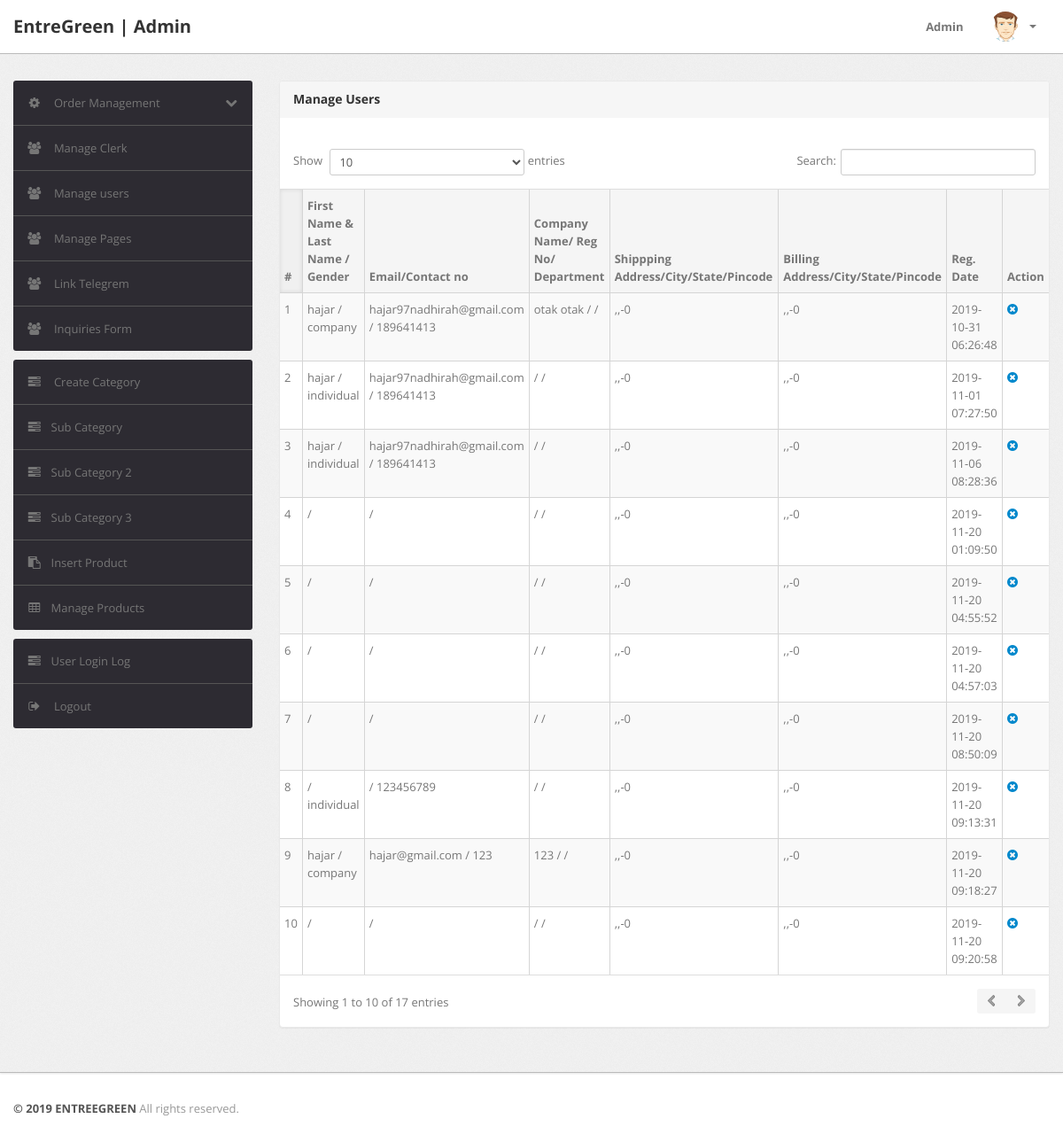
The app's page /Admin/manage-users.php (signed in) with its own data.
### tables this page shows
CREATE TABLE `users` (
  `id` int(11) NOT NULL,
  `first_name` varchar(255) NOT NULL,
  `last_name` varchar(255) NOT NULL,
  `email` varchar(255) NOT NULL,
  `contactno` varchar(12) NOT NULL,
  `gender` varchar(20) NOT NULL,
  `details` varchar(20) NOT NULL,
  `companyname` varchar(100) NOT NULL,
  `password` varchar(255) NOT NULL,
  `ssm` varchar(255) NOT NULL,
  `department` varchar(255) NOT NULL,
  `shippingAddress` longtext NOT NULL,
  `shippingState` varchar(255) NOT NULL,
  `shippingCity` varchar(255) NOT NULL,
  `shippingPincode` int(11) NOT NULL,
  `billingAddress` longtext NOT NULL,
  `billingState` varchar(255) NOT NULL,
  `billingCity` varchar(255) NOT NULL,
  `billingPincode` int(11) NOT NULL,
  `regDate` timestamp NOT NULL DEFAULT current_timestamp(),
  `updationDate` varchar(255) NOT NULL
);

### Admin/manage-users.php (the view, shortened to what this page needs)
<?php
include('include/config.php');
if(strlen($_SESSION['alogin'])==0)
	{
header('location:index.php');
}
else{
?>
<!DOCTYPE html>
<html lang="en">
<head>
	<link type="text/css" href="bootstrap/css/bootstrap.min.css" rel="stylesheet">
	<link type="text/css" href="bootstrap/css/bootstrap-responsive.min.css" rel="stylesheet">
	<link type="text/css" href="css/theme.css" rel="stylesheet">
	<link type="text/css" href="images/icons/css/font-awesome.css" rel="stylesheet">
</head>
<body>
<?php include('include/header.php');?>
	<div class="wrapper">
		<div class="container">
			<div class="row">
<?php include('include/sidebar.php');?>
			<div class="span9">
					<div class="content">
	<div class="module">
							<div class="module-head">
								<h3>Manage Users</h3>
							</div>
							<div class="module-body table">
									<br />
								<table cellpadding="0" cellspacing="0" border="0" class="datatable-1 table table-bordered table-striped	 display" width="100%">
									<thead>
										<tr>
											<th>#</th>
											<th>First Name & Last Name / Gender</th>
											<th>Email/Contact no </th>
											<th>Company Name/ Reg No/ Department</th>
											<th>Shippping Address/City/State/Pincode </th>
											<th>Billing Address/City/State/Pincode </th>
											<th>Reg. Date </th>
											<th>Action</th>
										</tr>
									</thead>
									<tbody>
<?php $query=$mysqli->query("select * from users");
$cnt=1;
while($row=$query->fetch_array())
{
?>
										<tr>
											<td><?php echo htmlentities($cnt);?></td>
											<td><?php echo htmlentities($row['first_name']."  ".$row['last_name']." / ".$row['gender']);?></td>
											<td><?php echo htmlentities($row['email']." / ".$row['contactno']);?></td>
											<td><?php echo htmlentities($row['companyname']." / ".$row['ssm']." / ".$row['department']);?></td>
											<td><?php echo htmlentities($row['shippingAddress'].",".$row['shippingCity'].",".$row['shippingState']."-".$row['shippingPincode']);?></td>
											<td><?php echo htmlentities($row['billingAddress'].",".$row['billingCity'].",".$row['billingState']."-".$row['billingPincode']);?></td>
											<td><?php echo htmlentities($row['regDate']);?></td>
											<td>
											<a href="manage-users.php?id=<?php echo $row['id']?>&del=delete" onClick="return confirm('Are you sure you want to delete?')"><i class="icon-remove-sign"></i></a></td>
										<?php $cnt=$cnt+1; } ?>
								</table>
							</div>
						</div>
					</div>
				</div>
			</div>
		</div>
	</div>
<?php include('include/footer.php');?>
</body>
<?php } ?>

### records on screen
users: first_name+last_name+gender "hajar / company", email+contactno "hajar97nadhirah@gmail.com / 189641413", companyname+ssm+department "otak otak / /", shippingAddress+shippingCity+shippingState ",,-0", billingAddress+billingCity+billingState ",,-0", regDate "2019-10-31 06:26:48"
users: first_name+last_name+gender "hajar / individual", email+contactno "hajar97nadhirah@gmail.com / 189641413", companyname+ssm+department "/ /", shippingAddress+shippingCity+shippingState ",,-0", billingAddress+billingCity+billingState ",,-0", regDate "2019-11-01 07:27:50"
users: first_name+last_name+gender "hajar / individual", email+contactno "hajar97nadhirah@gmail.com / 189641413", companyname+ssm+department "/ /", shippingAddress+shippingCity+shippingState ",,-0", billingAddress+billingCity+billingState ",,-0", regDate "2019-11-06 08:28:36"
users: first_name+last_name+gender "/", email+contactno "/", companyname+ssm+department "/ /", shippingAddress+shippingCity+shippingState ",,-0", billingAddress+billingCity+billingState ",,-0", regDate "2019-11-20 01:09:50"
users: first_name+last_name+gender "/", email+contactno "/", companyname+ssm+department "/ /", shippingAddress+shippingCity+shippingState ",,-0", billingAddress+billingCity+billingState ",,-0", regDate "2019-11-20 04:55:52"
users: first_name+last_name+gender "/", email+contactno "/", companyname+ssm+department "/ /", shippingAddress+shippingCity+shippingState ",,-0", billingAddress+billingCity+billingState ",,-0", regDate "2019-11-20 04:57:03"
users: first_name+last_name+gender "/", email+contactno "/", companyname+ssm+department "/ /", shippingAddress+shippingCity+shippingState ",,-0", billingAddress+billingCity+billingState ",,-0", regDate "2019-11-20 08:50:09"
users: first_name+last_name+gender "/ individual", email+contactno "/ 123456789", companyname+ssm+department "/ /", shippingAddress+shippingCity+shippingState ",,-0", billingAddress+billingCity+billingState ",,-0", regDate "2019-11-20 09:13:31"
users: first_name+last_name+gender "hajar / company", email+contactno "hajar@gmail.com / 123", companyname+ssm+department "123 / /", shippingAddress+shippingCity+shippingState ",,-0", billingAddress+billingCity+billingState ",,-0", regDate "2019-11-20 09:18:27"
users: first_name+last_name+gender "/", email+contactno "/", companyname+ssm+department "/ /", shippingAddress+shippingCity+shippingState ",,-0", billingAddress+billingCity+billingState ",,-0", regDate "2019-11-20 09:20:58"
